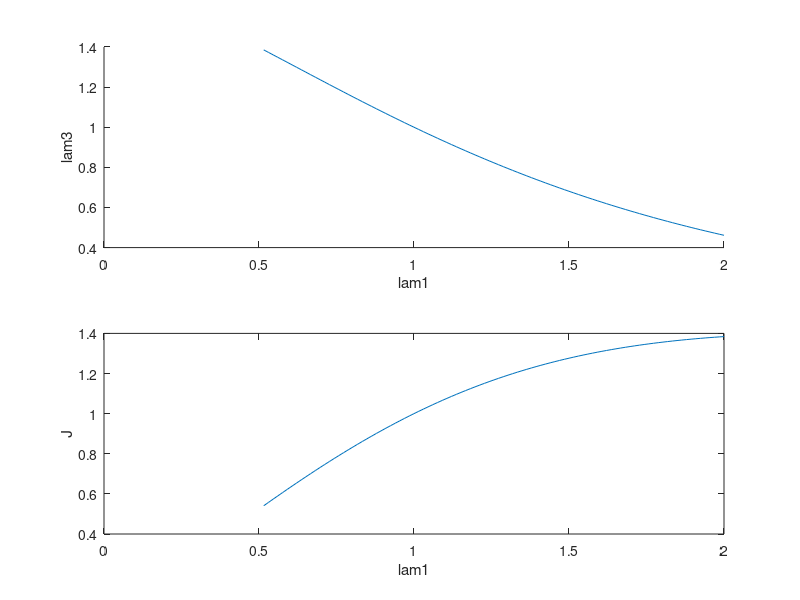

Here is the MATLAB script that generated this plot: (Note: this script raises an error after producing the figure.)
%   biaxial tension in x-y-direction for transversely isotropic SNE model
%   Author: Dominik K. Klein / AUG21



n = 100;
lam = linspace(-1, 2, n);

lam1_ges = ones(1, n) + 0.5*lam;
lam2_ges = ones(1, n) + 0.25*lam;
lam3_ges = ones(1, n);

fval_ges = zeros(n, 2);

for i=2:n
    
    lam11 = lam1_ges(i);
    lam22 = lam2_ges(i);

    P = @(lam) [(-0.56E2).*lam.^(-1)+lam.^3.*(0.2E0+0.2E0.*lam11.^4+0.32E1.*lam11.^2.* ...
  lam22.^2+0.128E2.*lam22.^4)+lam.*(0.16E2+0.2E0.*lam22.^2+0.2E0.* ...
  lam11.^4.*lam22.^2+lam11.^2.*(0.16E1+0.2E2.*lam22.^2+0.16E1.*lam22.^4))];
                    
    lam0 = [lam3_ges(i-1)];
    
    [lam, fval] = fsolve(P, lam0);
    
    lam3_ges(i) = lam;
    
    fval_ges(i, :) = fval;


end

lam1_ges = lam1_ges(1, 2:end);
lam2_ges = lam2_ges(1, 2:end);
lam3_ges = lam3_ges(1, 2:end);

clf
subplot(2, 1, 1)
hold on
plot(lam1_ges, lam3_ges);
xlabel('lam1')
ylabel('lam3')

subplot(2, 1, 2)
plot(lam1_ges, lam1_ges .* lam2_ges .* lam3_ges)
xlabel('lam1')
ylabel('J')

%   export for TF

Fs = zeros(n-1, 9);
Fs(:, 1) = lam1_ges';
Fs(:, 5) = lam2_ges';
Fs(:, 9) = lam3_ges';

 writematrix(Fs, 'biax_test.txt','Delimiter', 'space')
